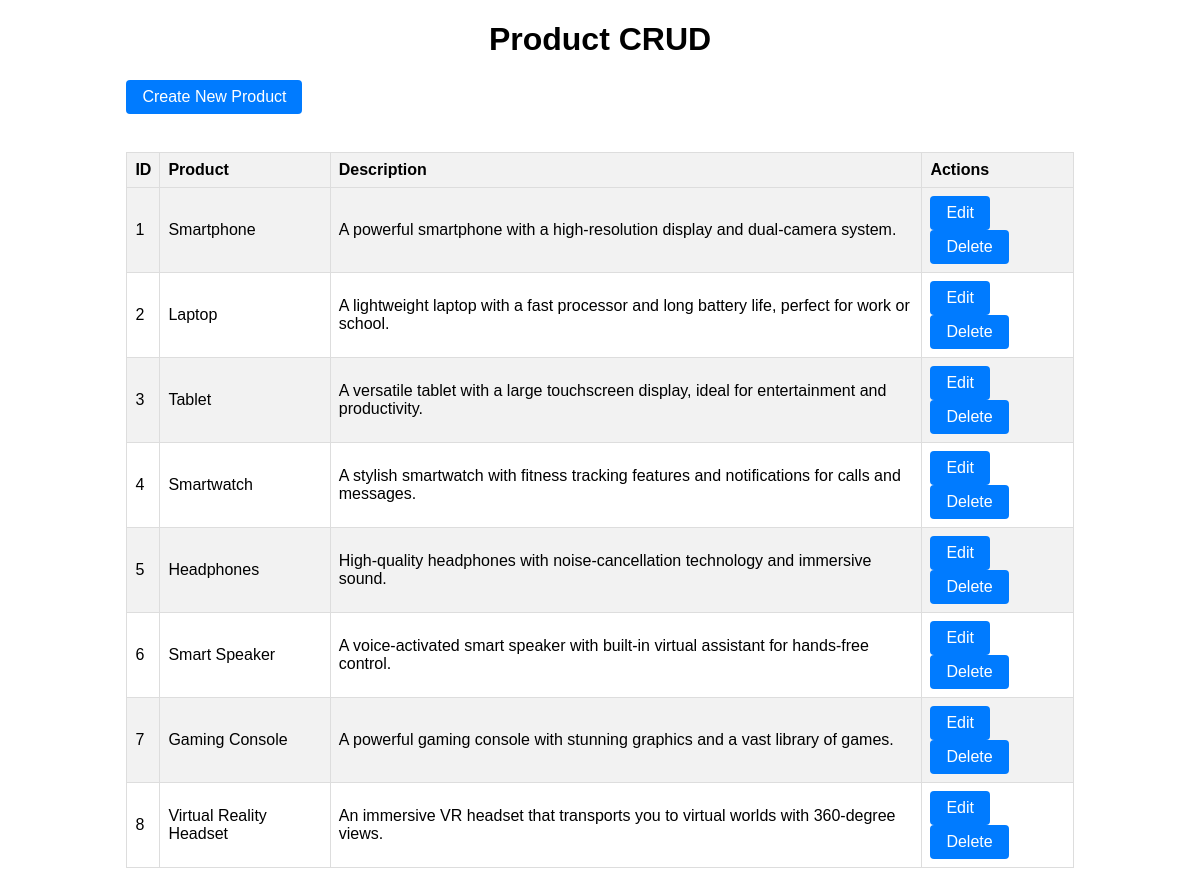
The app's page /protected.php (signed in) with its own data.
### tables this page shows
CREATE TABLE `products` (
  `id` int(11) NOT NULL,
  `product` varchar(255) NOT NULL,
  `description` text DEFAULT NULL
);

### protected.php (the view, shortened to what this page needs)
<!DOCTYPE html>
<html lang="en">
<head>
</head>
<body>
    <div class="container">
        <h1>Product CRUD</h1>
        <a href="create_product.php" class="btn">Create New Product</a>
        <br><br>
        <table>
            <tr>
                <th>ID</th>
                <th>Product</th>
                <th>Description</th>
                <th>Actions</th>
            </tr>
            <?php
            require_once 'db_config.php';
            $query = "SELECT * FROM products";
            $result = $conn->query($query);
            if ($result->num_rows > 0) {
                while ($row = $result->fetch_assoc()) {
                    echo "<tr>";
                    echo "<td>" . $row['id'] . "</td>";
                    echo "<td>" . htmlspecialchars($row['product']) . "</td>";
                    echo "<td>" . htmlspecialchars($row['description']) . "</td>";
                    echo "<td><a href='edit_product.php?id=" . $row['id'] . "' class='btn'>Edit</a> ";
                    echo "<a href='delete_product.php?id=" . $row['id'] . "' class='btn' onclick='return confirm(\"Are you sure you want to delete this product?\")'>Delete</a></td>";
                    echo "</tr>";
                }
            } else {
                echo "<tr><td colspan='4'>No products available</td></tr>";
            }
            ?>
        </table>
    </div>
</body>
</html>

### protected.php (style rules this page uses)
body { font-family: Arial, sans-serif; }
.container { width: 80%; margin: 0 auto; }
h1 { text-align: center; }
.btn { display: inline-block; padding: 8px 16px; background-color: #007bff; color: #fff; text-decoration: none; border-radius: 4px; }
table { width: 100%; border-collapse: collapse; margin-top: 20px; }
table th, table td { padding: 8px; border: 1px solid #ddd; }
table th { background-color: #f2f2f2; text-align: left; }
table tr:nth-child(even) { background-color: #f2f2f2; }

### records on screen
products: id "1", product "Smartphone", description "A powerful smartphone with a high-resolution display and dual-camera system."
products: id "2", product "Laptop", description "A lightweight laptop with a fast processor and long battery life, perfect for work or school."
products: id "3", product "Tablet", description "A versatile tablet with a large touchscreen display, ideal for entertainment and productivity."
products: id "4", product "Smartwatch", description "A stylish smartwatch with fitness tracking features and notifications for calls and messages."
products: id "5", product "Headphones", description "High-quality headphones with noise-cancellation technology and immersive sound."
products: id "6", product "Smart Speaker", description "A voice-activated smart speaker with built-in virtual assistant for hands-free control."
products: id "7", product "Gaming Console", description "A powerful gaming console with stunning graphics and a vast library of games."
products: id "8", product "Virtual Reality Headset", description "An immersive VR headset that transports you to virtual worlds with 360-degree views."
